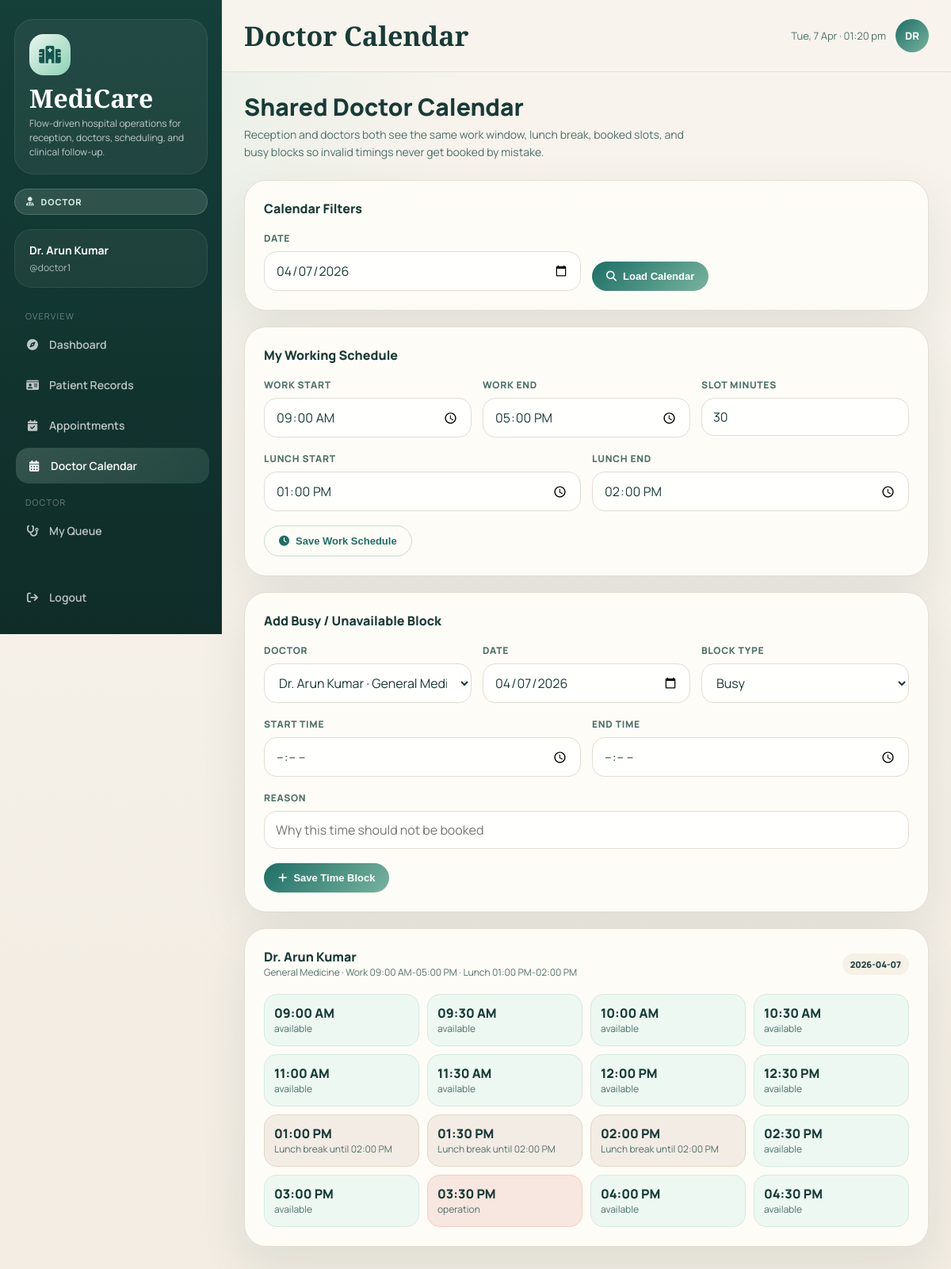
/calendar (signed in), run on the app's committed database.
### tables this page shows
CREATE TABLE users (
            id INTEGER PRIMARY KEY AUTOINCREMENT,
            username TEXT UNIQUE NOT NULL,
            password TEXT NOT NULL,
            role TEXT NOT NULL,
            full_name TEXT NOT NULL
        , specialization TEXT, availability_status TEXT DEFAULT 'available', availability_note TEXT, availability_updated_at TIMESTAMP, phone TEXT);

CREATE TABLE doctor_schedules (
            doctor_id INTEGER PRIMARY KEY,
            work_start TEXT NOT NULL,
            work_end TEXT NOT NULL,
            lunch_start TEXT NOT NULL,
            lunch_end TEXT NOT NULL,
            slot_minutes INTEGER NOT NULL DEFAULT 30,
            FOREIGN KEY(doctor_id) REFERENCES users(id)
        );

CREATE TABLE doctor_blocks (
            id INTEGER PRIMARY KEY AUTOINCREMENT,
            doctor_id INTEGER NOT NULL,
            block_date DATE NOT NULL,
            start_time TEXT NOT NULL,
            end_time TEXT NOT NULL,
            block_type TEXT NOT NULL DEFAULT 'busy',
            reason TEXT,
            created_at TIMESTAMP DEFAULT CURRENT_TIMESTAMP,
            FOREIGN KEY(doctor_id) REFERENCES users(id)
        );

### app.py (the view)
@app.route("/calendar")
@login_required
def calendar_view():
    conn = get_db()
    selected_date = request.args.get("date") or date.today().isoformat()
    doctor_filter = request.args.get("doctor_id", "")
    all_doctors = get_doctors(conn)
    doctors = all_doctors
    if session["role"] == "doctor":
        doctors = [doctor for doctor in doctors if doctor["id"] == session["user_id"]]
    elif doctor_filter:
        doctors = [doctor for doctor in doctors if str(doctor["id"]) == doctor_filter]
    board = [build_doctor_day_calendar(conn, doctor, selected_date) for doctor in doctors]
    conn.close()
    return render_template("calendar.html", selected_date=selected_date, doctors=all_doctors if session["role"] == "receptionist" else doctors, board=board, doctor_filter=doctor_filter)

### app.py (called while the page is built, shortened)
def get_db():
    conn = sqlite3.connect(DB)
    conn.row_factory = sqlite3.Row
    return conn

def login_required(f):
    @wraps(f)
    def decorated(*args, **kwargs):
        if "user_id" not in session:
            return redirect(url_for("login"))
        return f(*args, **kwargs)
    return decorated

def format_time_label(value):
    hour, minute = [int(part) for part in value.split(":")]
    display_hour = hour if hour <= 12 else hour - 12
    period = "AM" if hour < 12 else "PM"
    return f"{display_hour:02d}:{minute:02d} {period}"

def minutes_since_midnight(value):
    hour, minute = [int(part) for part in value.split(":")]
    return hour * 60 + minute

def get_slot_options(start=DEFAULT_WORK_START, end=DEFAULT_WORK_END, step=DEFAULT_SLOT_MINUTES):
    options = []
    current = minutes_since_midnight(start)
    stop = minutes_since_midnight(end)
    while current < stop:
        hour = current // 60
        minute = current % 60
        value = f"{hour:02d}:{minute:02d}"
        options.append({"value": value, "label": format_time_label(value)})
        current += step
    return options

def active_status_placeholders():
    return ",".join("?" for _ in ACTIVE_APPOINTMENT_STATUSES)

def get_doctors(conn, specialization=None):
    query = """
        SELECT u.id, u.username, u.full_name, u.specialization, u.phone,
               u.availability_status, u.availability_note, u.availability_updated_at,
               ds.work_start, ds.work_end, ds.lunch_start, ds.lunch_end, ds.slot_minutes
        FROM users u
        LEFT JOIN doctor_schedules ds ON ds.doctor_id=u.id
        WHERE u.role='doctor'
    """
    params = []
    if specialization:
        query += " AND u.specialization=?"
        params.append(specialization)
    query += " ORDER BY u.full_name"
    return conn.execute(query, params).fetchall()

def get_doctor_schedule(conn, doctor_id):
    schedule = conn.execute(
        """
        SELECT work_start, work_end, lunch_start, lunch_end, slot_minutes
        FROM doctor_schedules
        WHERE doctor_id=?
        """,
        (doctor_id,),
    ).fetchone()
    if schedule:
        return schedule

### templates/calendar.html (shortened to what this page needs)
{% extends 'base.html' %}
{% block topbar_title %}Doctor Calendar{% endblock %}
{% block content %}
<div class="page-header">
  <div>
    <div class="page-title">Shared Doctor Calendar</div>
    <div class="page-sub">Reception and doctors both see the same work window, lunch break, booked slots, and busy blocks so invalid timings never get booked by mistake.</div>
  </div>
</div>
<div class="card">
  <div class="card-header">
    <span class="card-title">Calendar Filters</span>
  </div>
  <form method="GET" action="{{ url_for('calendar_view') }}" class="form-row">
    <div class="form-group" style="margin-bottom:0;">
      <label class="form-label">Date</label>
      <input type="date" name="date" class="form-control" value="{{ selected_date }}">
    </div>
    <div class="form-group" style="margin-bottom:0; align-self:end;">
      <button class="btn btn-primary" type="submit"><i class="fa-solid fa-magnifying-glass"></i> Load Calendar</button>
    </div>
  </form>
</div>
{% if session.role == 'doctor' %}
<div class="card">
  <div class="card-header">
    <span class="card-title">My Working Schedule</span>
  </div>
  <form method="POST" action="{{ url_for('update_schedule') }}">
    <div class="form-row-3">
      <div class="form-group">
        <label class="form-label">Work start</label>
        <input type="time" name="work_start" class="form-control" value="{{ board[0].work_start if board else '09:00' }}">
      </div>
      <div class="form-group">
        <label class="form-label">Work end</label>
        <input type="time" name="work_end" class="form-control" value="{{ board[0].work_end if board else '17:00' }}">
      </div>
      <div class="form-group">
        <label class="form-label">Slot minutes</label>
        <input type="number" name="slot_minutes" class="form-control" value="{{ board[0].slot_minutes if board else 30 }}" min="15" step="15">
      </div>
    </div>
    <div class="form-row">
      <div class="form-group">
        <label class="form-label">Lunch start</label>
        <input type="time" name="lunch_start" class="form-control" value="{{ board[0].lunch_start if board else '13:00' }}">
      </div>
      <div class="form-group">
        <label class="form-label">Lunch end</label>
        <input type="time" name="lunch_end" class="form-control" value="{{ board[0].lunch_end if board else '14:00' }}">
      </div>
    </div>
    <button class="btn btn-outline" type="submit"><i class="fa-solid fa-clock"></i> Save Work Schedule</button>
  </form>
</div>
{% endif %}
<div class="card">
  <div class="card-header">
    <span class="card-title">Add Busy / Unavailable Block</span>
  </div>
  <form method="POST" action="{{ url_for('create_calendar_block') }}">
    <div class="form-row-3">
      <div class="form-group">
        <label class="form-label">Doctor</label>
        <select name="doctor_id" class="form-control" {% if session.role == 'doctor' %}readonly{% endif %}>
          {% for doctor in doctors %}
          {% if session.role == 'receptionist' or doctor.id == session.user_id %}
          <option value="{{ doctor.id }}">{{ doctor.full_name }} · {{ doctor.specialization or '-' }}</option>
          {% endif %}
          {% endfor %}
        </select>
      </div>
      <div class="form-group">
        <label class="form-label">Date</label>
        <input type="date" name="block_date" class="form-control" value="{{ selected_date }}">
      </div>
      <div class="form-group">
        <label class="form-label">Block Type</label>
        <select name="block_type" class="form-control">
          <option value="busy">Busy</option>
        </select>
      </div>
    </div>
    <div class="form-row">
      <div class="form-group">
        <label class="form-label">Start time</label>
        <input type="time" name="start_time" class="form-control" required>
      </div>
      <div class="form-group">
        <label class="form-label">End time</label>
        <input type="time" name="end_time" class="form-control" required>
      </div>
    </div>
    <div class="form-group">
      <label class="form-label">Reason</label>
      <input name="reason" class="form-control" placeholder="Why this time should not be booked">
    </div>
    <button class="btn btn-primary" type="submit"><i class="fa-solid fa-plus"></i> Save Time Block</button>
  </form>
</div>
<div class="stack">
  {% for doctor in board %}
  <div class="card">
    <div class="card-header">
      <div>
        <div class="card-title">{{ doctor.doctor_name }}</div>
        <div class="text-muted">{{ doctor.specialization or '-' }} · Work {{ format_time_label(doctor.work_start) }}-{{ format_time_label(doctor.work_end) }} · Lunch {{ format_time_label(doctor.lunch_start) }}-{{ format_time_label(doctor.lunch_end) }}</div>
      </div>
      <span class="tag">{{ selected_date }}</span>
    </div>
    <div class="calendar-grid">
      {% for slot in doctor.slots %}
      <div class="slot-pill {{ slot.state }}">
        <div style="font-weight:800;">{{ slot.label }}</div>
        <div class="text-muted">{{ slot.note or slot.state }}</div>
      </div>
      {% endfor %}
    </div>
  </div>
  {% endfor %}
</div>
{% endblock %}

### templates/base.html (shortened to what this page needs)
<!DOCTYPE html>
<html lang="en">
<head>
<link rel="stylesheet" href="https://cdnjs.cloudflare.com/ajax/libs/font-awesome/6.5.0/css/all.min.css">
</head>
<body>
{% if session.user_id %}
<aside class="sidebar">
  <div class="brand-shell">
    <div class="brand-mark"><i class="fa-solid fa-hospital"></i></div>
    <div class="brand-title">MediCare</div>
    <div class="brand-sub">Flow-driven hospital operations for reception, doctors, scheduling, and clinical follow-up.</div>
  </div>
  <div class="role-pill">
    <i class="fa-solid {% if session.role=='doctor' %}fa-user-doctor{% else %}fa-headset{% endif %}"></i>
    {{ session.role }}
  </div>
  <div class="profile-card">
    <div class="profile-name">{{ session.full_name }}</div>
    <div class="profile-user">@{{ session.username }}</div>
  </div>
  <nav class="nav-group">
    <div class="nav-label">Overview</div>
    <a class="nav-item {% if request.endpoint=='dashboard' %}active{% endif %}" href="{{ url_for('dashboard') }}">
      <i class="fa-solid fa-compass"></i> Dashboard
    </a>
    <a class="nav-item {% if request.endpoint in ['patients','patient_detail'] %}active{% endif %}" href="{{ url_for('patients') }}">
      <i class="fa-solid fa-id-card"></i> Patient Records
    </a>
    <a class="nav-item {% if request.endpoint=='appointments' %}active{% endif %}" href="{{ url_for('appointments') }}">
      <i class="fa-solid fa-calendar-check"></i> Appointments
    </a>
    <a class="nav-item {% if request.endpoint=='calendar_view' %}active{% endif %}" href="{{ url_for('calendar_view') }}">
      <i class="fa-solid fa-calendar-days"></i> Doctor Calendar
    </a>
    {% if session.role == 'doctor' %}
    <div class="nav-label">Doctor</div>
    <a class="nav-item {% if request.endpoint=='doctor_queue' %}active{% endif %}" href="{{ url_for('doctor_queue') }}">
      <i class="fa-solid fa-stethoscope"></i> My Queue
    </a>
    {% endif %}
  </nav>
  <div class="sidebar-footer">
    <a class="nav-item" href="{{ url_for('logout') }}">
      <i class="fa-solid fa-arrow-right-from-bracket"></i> Logout
    </a>
  </div>
</aside>
<div class="main-wrap">
  <header class="topbar">
    <div class="topbar-title">{% block topbar_title %}MediCare HMS{% endblock %}</div>
    <div class="topbar-meta">
      <span id="live-clock"></span>
      <div class="avatar">{{ session.full_name[:2].upper() }}</div>
    </div>
  </header>
  <main class="page-content">
    {% block content %}{% endblock %}
  </main>
</div>
{% else %}
{% block auth_content %}{% endblock %}
{% endif %}
</body>
</html>

### data on the page
users: full_name "Dr. Arun Kumar", username "doctor1", doctor_name "Dr. Arun Kumar", specialization "General Medicine"
doctor_schedules: work_start "09:00", work_end "17:00", lunch_start "13:00", lunch_end "14:00", work_start "09:00 AM", work_end "05:00 PM", lunch_start "01:00 PM", lunch_end "02:00 PM"
doctor_blocks: label "03:30 PM", reason "operation"

### other printed values
{{ session.role }} "DOCTOR"
{{ session.full_name[:2].upper() }} "DR"
{{ selected_date }} "2026-04-07"
{{ slot.label }} "09:00 AM" "09:30 AM" "10:00 AM" "10:30 AM" "11:00 AM" "11:30 AM" "12:00 PM" "12:30 PM" "01:00 PM" "01:30 PM" "02:00 PM" "02:30 PM" "03:00 PM" "04:00 PM" "04:30 PM"
{{ slot.note or slot.state }} "available" "available" "available" "available" "available" "available" "available" "available" "Lunch break until 02:00 PM" "Lunch break until 02:00 PM" "Lunch break until 02:00 PM" "available" "available" "available" "available"
form field doctor_id "Dr. Arun Kumar · General Medicine"
